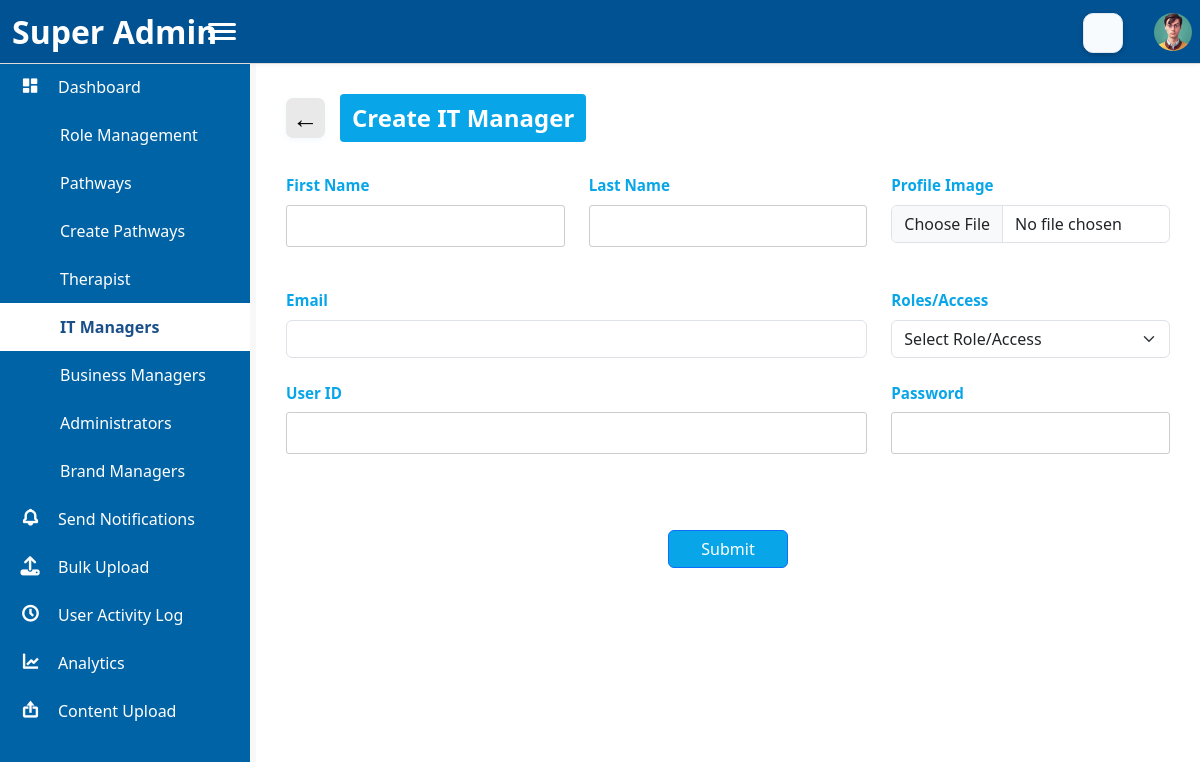
Page /pages/add_it_manager.php (signed in) on the committed database.
### tables this page shows
CREATE TABLE `navigation_items` (
  `nav_id` int(11) NOT NULL,
  `nav_name` varchar(100) NOT NULL,
  `nav_icon` varchar(100) DEFAULT NULL,
  `nav_link` varchar(255) DEFAULT NULL,
  `parent_id` int(11) DEFAULT NULL,
  `created_at` timestamp NOT NULL DEFAULT current_timestamp(),
  `updated_at` timestamp NOT NULL DEFAULT current_timestamp() ON UPDATE current_timestamp(),
  `sub_nav_link` varchar(255) DEFAULT NULL
);

### pages/add_it_manager.php (the view, shortened to what this page needs)
<?php
require_once '../includes/header.php';
require_once '../includes/sidebar.php';
?>
<link href="../assets/css/bootstrap.min.css" rel="stylesheet" />
<div class="main-content" style="background: #fff;">
    <div class="">
        <div class="page-header">
            <button class="back-btn" onclick="window.history.back();">&larr;</button>
            <span class="page-title">Create IT Manager</span>
        </div>
        <form id="it_manager_Form" action="../api/save_it_manager.php" method="POST" enctype="multipart/form-data">
            <div class="row g-4">
                <div class="col-md-4">
                    <label class="form-label" for="first_name">First Name</label>
                    <input type="text" class="form-control" id="first_name" name="first_name" required>
                </div>
                <div class="col-md-4">
                    <label class="form-label" for="last_name">Last Name</label>
                    <input type="text" class="form-control" id="last_name" name="last_name" required>
                </div>
                <div class="col-md-4">
                    <label class="form-label" for="profile_image">Profile Image</label>
                    <input type="file" class="form-control" id="profile_image" name="profile_image" accept="image/*">
                </div>
                <div class="col-md-8">
                    <label class="form-label" for="email">Email</label>
                    <input type="email" class="form-control" id="email" name="email" required>
                </div>
                <div class="col-md-4">
                    <label class="form-label" for="role_access_id">Roles/Access</label>
                    <select class="form-select" id="role_access_id" name="role_access_id" required>
                        <option value="">Select Role/Access</option>
                    </select>
                </div>
                <div class="col-md-8">
                    <label class="form-label" for="user_id">User ID</label>
                    <input type="text" class="form-control" id="user_id" name="user_id" required>
                </div>
                <div class="col-md-4">
                    <label class="form-label" for="password">Password</label>
                    <input type="text" class="form-control" id="password" name="password" required>
                </div>
            </div>
            <div class="row">
                <div class="col-12 text-center mt-4">
                    <button type="submit" class="btn btn-primary">Submit</button>
                </div>
            </div>
        </form>
    </div>
</div>
<?php require_once '../includes/footer.php'; ?>

### includes/sidebar.php (shortened to what this page needs)
<div class="sidebar" id="sidebar">
    <div class="logo d-flex justify-content-between align-items-center">
        <h2><?php echo SITE_NAME; ?></h2>
    </div>
    <ul class="nav-menu">
        <?php
        $mysqli = new mysqli(DB_HOST, DB_USER, DB_PASS, DB_NAME);
        if ($mysqli->connect_errno) {
            echo "<li><span style='color:red;'>DB Connection Error</span></li>";
        } else {
            $result = $mysqli->query("SELECT * FROM navigation_items ORDER BY nav_id ASC");
            if ($result && $result->num_rows > 0) {
                $currentFile = basename($_SERVER['PHP_SELF']);
                while ($row = $result->fetch_assoc()) {
                    $navName = $row['nav_name'];
                    $navLink = $row['nav_link'];
                    $navIcon = $row['nav_icon'] ?: 'fa-circle';
                    $subLinks = $row['sub_nav_link'];
                    $isActive = '';
                    $navFile = basename($navLink);
                    $subMatch = false;
                    if (!empty($subLinks)) {
                        $subArray = array_map('trim', explode(',', $subLinks));
                        foreach ($subArray as $sub) {
                            if ($currentFile === basename($sub)) {
                                $subMatch = true;
                                break;
                            }
                        }
                    }
                    if ($currentFile === $navFile || $subMatch) {
                        $isActive = 'active';
                    }
                    echo '<li class="' . $isActive . '">';
                    echo '<a href="' . SITE_URL . $navLink . '">';
                    if (strpos($navIcon, ':') !== false) {
                        echo '<iconify-icon class="nav-icon" icon="' . htmlspecialchars($navIcon) . '" width="22" height="22"></iconify-icon>';
                    } elseif (strpos($navIcon, 'bxs-') === 0 || strpos($navIcon, 'bx-') === 0) {
                        echo '<i class="bx nav-icon ' . htmlspecialchars($navIcon) . '"></i>';
                    } else {
                        echo '<i class="fas nav-icon ' . htmlspecialchars($navIcon) . '"></i>';
                    }
                    echo '<span class="nav-text">' . htmlspecialchars($navName) . '</span>';
                    echo '</a>';
                    echo '</li>';
                }
            } else {
                echo '<li><span style="color:lightgray;">No navigation items found</span></li>';
            }
        }
        ?>
    </ul>
</div>
<link href="https://unpkg.com/boxicons@2.1.4/css/boxicons.min.css?v=4.0" rel="stylesheet">
<link href="https://cdnjs.cloudflare.com/ajax/libs/font-awesome/6.4.0/css/all.min.css?v=4.0" rel="stylesheet">

### rows in the picture
navigation_items: nav_name "Dashboard"
navigation_items: nav_name "Role Management"
navigation_items: nav_name "Pathways"
navigation_items: nav_name "Create Pathways"
navigation_items: nav_name "Therapist"
navigation_items: nav_name "IT Managers"
navigation_items: nav_name "Business Managers"
navigation_items: nav_name "Administrators"
navigation_items: nav_name "Brand Managers"
navigation_items: nav_name "Send Notifications"
navigation_items: nav_name "Bulk Upload"
navigation_items: nav_name "User Activity Log"
navigation_items: nav_name "Analytics"
navigation_items: nav_name "Content Upload"
